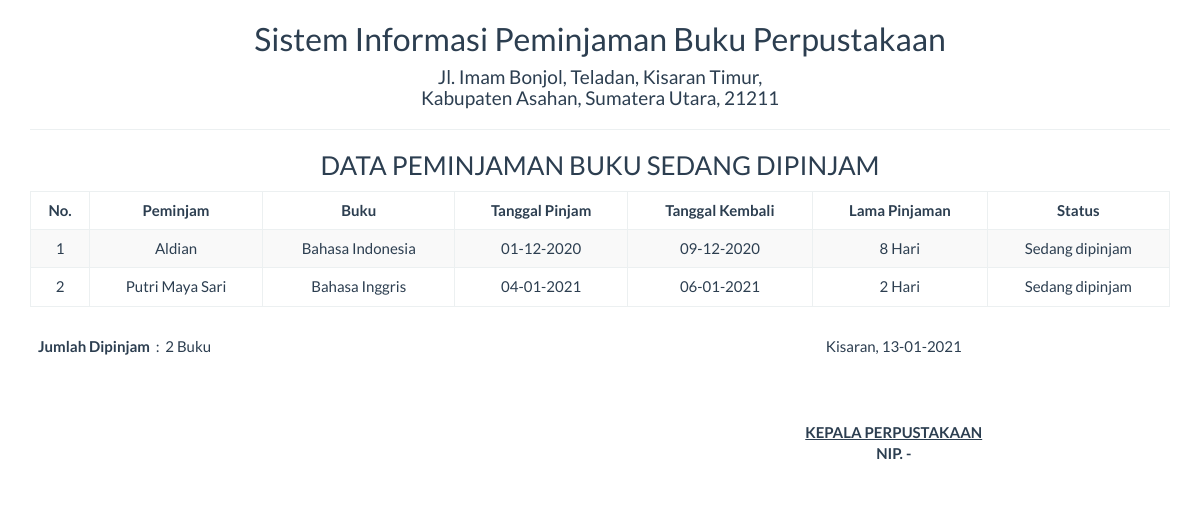
Page /report/peminjaman_dipinjam.php on the committed database.
### tables this page shows
CREATE TABLE `pinjam` (
  `id_pinjam` int(11) NOT NULL,
  `id_anggota` int(11) NOT NULL,
  `id_buku` int(11) NOT NULL,
  `tgl_pinjam` date NOT NULL,
  `tgl_kembali` date NOT NULL,
  `status_pinjam` varchar(20) NOT NULL
);

CREATE TABLE `anggota` (
  `id_anggota` int(11) NOT NULL,
  `nama` varchar(255) DEFAULT NULL,
  `alamat` varchar(255) DEFAULT NULL,
  `status_pekerjaan` varchar(255) DEFAULT NULL,
  `no_telpon` varchar(20) DEFAULT NULL
);

CREATE TABLE `buku` (
  `id_buku` int(11) NOT NULL,
  `judul` varchar(255) DEFAULT NULL,
  `pengarang` varchar(255) DEFAULT NULL,
  `penerbit` varchar(255) DEFAULT NULL,
  `tahun` varchar(10) DEFAULT NULL,
  `jumlah` int(11) DEFAULT NULL
);

### report/peminjaman_dipinjam.php (the view, shortened to what this page needs)
<!DOCTYPE html>
<html>
    <head>
        <link href="../Assets/css/bootstrap.min.css" rel="stylesheet" type="text/css"/>
    </head>
    <body onload="print()">
        <?php
        include '../config/koneksi.php';
        ?>
        <div class="container">
            <div class='row'>
                <div class="col-sm-12">
                    <div class="text-center">
                        <h2>Sistem Informasi Peminjaman Buku Perpustakaan </h2>
                        <h4>Jl. Imam Bonjol, Teladan, Kisaran Timur, <br> Kabupaten Asahan, Sumatera Utara, 21211</h4>
                        <hr>
                        <h3>DATA PEMINJAMAN BUKU SEDANG DIPINJAM</h3>
                        <table id="dtskripsi" class="table table-bordered table-striped table-hover">
                            <thead>
                                <tr>
                                    <th><center>No.</center></th>
                                    <th><center>Peminjam</center></th>
                                    <th><center>Buku</center></th>
                                    <th><center>Tanggal Pinjam</center></th>
                                    <th><center>Tanggal Kembali</center></th>
                                    <th><center>Lama Pinjaman</center></th>
                                    <th><center>Status</center></th>
                                </tr>
                            </thead>
                            <tbody>
                                <?php
                                $sql = "SELECT * FROM pinjam JOIN anggota ON pinjam.id_anggota=anggota.id_anggota JOIN buku ON pinjam.id_buku=buku.id_buku WHERE status_pinjam='Sedang dipinjam'";
                                $query = mysqli_query($koneksi, $sql) or die("SQL Anda Salah");
                                $nomor = 0;
                                while ($data = mysqli_fetch_array($query)) {
                                    $nomor++;
                                    $lama = date_diff(date_create($data['tgl_pinjam']), date_create($data['tgl_kembali']));
                                    ?>
                                    <tr>
                                        <td><?= $nomor ?></td>
                                        <td><?= $data['nama'] ?></td>
                                        <td><?= $data['judul'] ?></td>
                                        <td><?= date('d-m-Y', strtotime($data['tgl_pinjam'])) ?></td>
                                        <td><?= date('d-m-Y', strtotime($data['tgl_kembali'])) ?></td>
                                        <td><?= $lama->days ?> Hari</td>
                                        <td><?= $data['status_pinjam'] ?></td>
                                    </tr>
                                <?php } ?>
                            </tbody>
                        </table>
                        <table class="table">
                                <tbody>
                                    <tr>
                                        <td>
                                            <table>
                                                <?php
                                                    $sql3 = "SELECT status_pinjam FROM pinjam WHERE status_pinjam='Sedang dipinjam'";
                                                    $query3 = mysqli_query($koneksi, $sql3) or die("SQL Anda Salah");
                                                    $total1 = mysqli_num_rows($query3);
                                                ?>
                                                <tr>
                                                    <th>Jumlah Dipinjam</th><td>&nbsp;  : &nbsp;</td><td> <?= $total1 ?> Buku</td>
                                                </tr>
                                            </table>
                                        </td>
                                        <td></td>
                                        <td>
                                            <div class="text-center">
                                                Kisaran,  <?= date("d-m-Y") ?>
                                                <br><br><br><br>
                                                <u><strong>KEPALA PERPUSTAKAAN<strong></u><br>
                                                NIP. -
                                            </div>
                                        </td>
                                    </tr>
                                </tbody>
                        </table>
                    </div>
                </div>
            </div>
    </body>
</html>

### rows in the picture
pinjam: id_anggota.nama "Aldian", id_buku.judul "Bahasa Indonesia", tgl_pinjam "01-12-2020", tgl_kembali "09-12-2020", tgl_pinjam+tgl_kembali "8", status_pinjam "Sedang dipinjam"
pinjam: id_anggota.nama "Putri Maya Sari", id_buku.judul "Bahasa Inggris", tgl_pinjam "04-01-2021", tgl_kembali "06-01-2021", tgl_pinjam+tgl_kembali "2", status_pinjam "Sedang dipinjam"

### other values in the picture
$total1 "2"
